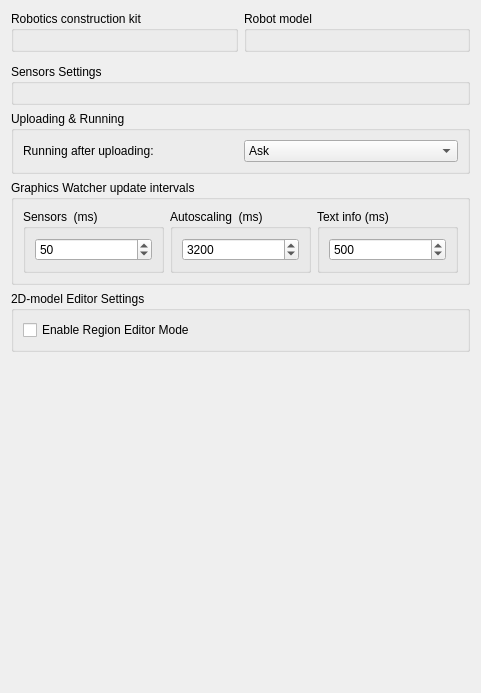
<?xml version="1.0" encoding="UTF-8"?>
<ui version="4.0">
 <class>PreferencesRobotSettingsPage</class>
 <widget class="QWidget" name="PreferencesRobotSettingsPage">
  <property name="geometry">
   <rect>
    <x>0</x>
    <y>0</y>
    <width>481</width>
    <height>693</height>
   </rect>
  </property>
  <layout class="QGridLayout" name="gridLayout">
   <item row="5" column="0" colspan="2">
    <widget class="QGroupBox" name="graphicsWatcherBox">
     <property name="sizePolicy">
      <sizepolicy hsizetype="Preferred" vsizetype="Preferred">
       <horstretch>0</horstretch>
       <verstretch>0</verstretch>
      </sizepolicy>
     </property>
     <property name="title">
      <string>Graphics Watcher update intervals</string>
     </property>
     <layout class="QHBoxLayout" name="horizontalLayout1">
      <item>
       <widget class="QGroupBox" name="sensorUpdateBox">
        <property name="sizePolicy">
         <sizepolicy hsizetype="Preferred" vsizetype="Preferred">
          <horstretch>0</horstretch>
          <verstretch>0</verstretch>
         </sizepolicy>
        </property>
        <property name="title">
         <string>Sensors  (ms)</string>
        </property>
        <layout class="QHBoxLayout" name="horizontalLayout_2">
         <item>
          <widget class="QSpinBox" name="sensorUpdateSpinBox">
           <property name="minimum">
            <number>10</number>
           </property>
           <property name="maximum">
            <number>120000</number>
           </property>
           <property name="value">
            <number>50</number>
           </property>
          </widget>
         </item>
        </layout>
       </widget>
      </item>
      <item>
       <widget class="QGroupBox" name="autoScalingBox">
        <property name="sizePolicy">
         <sizepolicy hsizetype="Preferred" vsizetype="Preferred">
          <horstretch>0</horstretch>
          <verstretch>0</verstretch>
         </sizepolicy>
        </property>
        <property name="title">
         <string>Autoscaling  (ms)</string>
        </property>
        <layout class="QHBoxLayout" name="horizontalLayout_3">
         <item>
          <widget class="QSpinBox" name="autoScalingSpinBox">
           <property name="minimum">
            <number>50</number>
           </property>
           <property name="maximum">
            <number>120000</number>
           </property>
           <property name="value">
            <number>3200</number>
           </property>
          </widget>
         </item>
        </layout>
       </widget>
      </item>
      <item>
       <widget class="QGroupBox" name="textUpdateBox">
        <property name="sizePolicy">
         <sizepolicy hsizetype="Preferred" vsizetype="Preferred">
          <horstretch>0</horstretch>
          <verstretch>0</verstretch>
         </sizepolicy>
        </property>
        <property name="title">
         <string>Text info (ms)</string>
        </property>
        <layout class="QHBoxLayout" name="horizontalLayout_4">
         <item>
          <widget class="QSpinBox" name="textUpdaterSpinBox">
           <property name="minimum">
            <number>20</number>
           </property>
           <property name="maximum">
            <number>120000</number>
           </property>
           <property name="value">
            <number>500</number>
           </property>
          </widget>
         </item>
        </layout>
       </widget>
      </item>
     </layout>
    </widget>
   </item>
   <item row="1" column="0" colspan="2">
    <widget class="QWidget" name="robotModelContainers" native="true">
     <layout class="QHBoxLayout" name="horizontalLayout">
      <property name="leftMargin">
       <number>0</number>
      </property>
      <property name="topMargin">
       <number>0</number>
      </property>
      <property name="rightMargin">
       <number>0</number>
      </property>
      <property name="bottomMargin">
       <number>0</number>
      </property>
      <item>
       <widget class="QGroupBox" name="constructorKitGroupBox">
        <property name="sizePolicy">
         <sizepolicy hsizetype="Preferred" vsizetype="Preferred">
          <horstretch>0</horstretch>
          <verstretch>0</verstretch>
         </sizepolicy>
        </property>
        <property name="title">
         <string>Robotics construction kit</string>
        </property>
        <layout class="QVBoxLayout" name="verticalLayout_2"/>
       </widget>
      </item>
      <item>
       <widget class="QGroupBox" name="typeOfModelGroupBox">
        <property name="sizePolicy">
         <sizepolicy hsizetype="Preferred" vsizetype="Preferred">
          <horstretch>0</horstretch>
          <verstretch>0</verstretch>
         </sizepolicy>
        </property>
        <property name="title">
         <string>Robot model</string>
        </property>
        <layout class="QVBoxLayout" name="verticalLayout_3"/>
       </widget>
      </item>
     </layout>
    </widget>
   </item>
   <item row="2" column="0" colspan="2">
    <widget class="QFrame" name="settingsExtensionFrame">
     <property name="sizePolicy">
      <sizepolicy hsizetype="Preferred" vsizetype="Preferred">
       <horstretch>0</horstretch>
       <verstretch>0</verstretch>
      </sizepolicy>
     </property>
     <layout class="QVBoxLayout" name="verticalLayout">
      <property name="leftMargin">
       <number>0</number>
      </property>
      <property name="topMargin">
       <number>0</number>
      </property>
      <property name="rightMargin">
       <number>0</number>
      </property>
      <property name="bottomMargin">
       <number>0</number>
      </property>
     </layout>
    </widget>
   </item>
   <item row="3" column="0" colspan="2">
    <widget class="QGroupBox" name="deviceSettingsGroupBox">
     <property name="sizePolicy">
      <sizepolicy hsizetype="Preferred" vsizetype="Preferred">
       <horstretch>0</horstretch>
       <verstretch>0</verstretch>
      </sizepolicy>
     </property>
     <property name="title">
      <string>Sensors Settings</string>
     </property>
     <layout class="QVBoxLayout" name="devicesConfiguratorLayout">
      <item>
       <widget class="kitBase::DevicesConfigurationWidget" name="devicesConfigurer" native="true"/>
      </item>
     </layout>
    </widget>
   </item>
   <item row="7" column="0" colspan="2">
    <spacer name="verticalSpacer">
     <property name="orientation">
      <enum>Qt::Vertical</enum>
     </property>
     <property name="sizeHint" stdset="0">
      <size>
       <width>20</width>
       <height>40</height>
      </size>
     </property>
    </spacer>
   </item>
   <item row="4" column="0" colspan="2">
    <widget class="QGroupBox" name="uploadingRunningGroupBox">
     <property name="sizePolicy">
      <sizepolicy hsizetype="Preferred" vsizetype="Preferred">
       <horstretch>0</horstretch>
       <verstretch>0</verstretch>
      </sizepolicy>
     </property>
     <property name="title">
      <string>Uploading &amp;&amp; Running</string>
     </property>
     <layout class="QGridLayout" name="gridLayout_2">
      <item row="1" column="0">
       <widget class="QLabel" name="askRunningLabel">
        <property name="text">
         <string>Running after uploading:</string>
        </property>
       </widget>
      </item>
      <item row="1" column="1">
       <widget class="QComboBox" name="runningAfterUploadingComboBox">
        <item>
         <property name="text">
          <string>Ask</string>
         </property>
        </item>
        <item>
         <property name="text">
          <string>Always run</string>
         </property>
        </item>
        <item>
         <property name="text">
          <string>Never run</string>
         </property>
        </item>
       </widget>
      </item>
     </layout>
    </widget>
   </item>
   <item row="6" column="0" colspan="2">
    <widget class="QGroupBox" name="twoDModelEditorGroupBox">
     <property name="title">
      <string>2D-model Editor Settings</string>
     </property>
     <layout class="QHBoxLayout" name="horizontalLayout_5">
      <item>
       <widget class="QCheckBox" name="regionEditorModeCheckBox">
        <property name="text">
         <string>Enable Region Editor Mode</string>
        </property>
       </widget>
      </item>
     </layout>
    </widget>
   </item>
  </layout>
 </widget>
 <customwidgets>
  <customwidget>
   <class>kitBase::DevicesConfigurationWidget</class>
   <extends>QWidget</extends>
   <header>kitBase/devicesConfigurationWidget.h</header>
  </customwidget>
 </customwidgets>
 <resources/>
 <connections/>
</ui>
